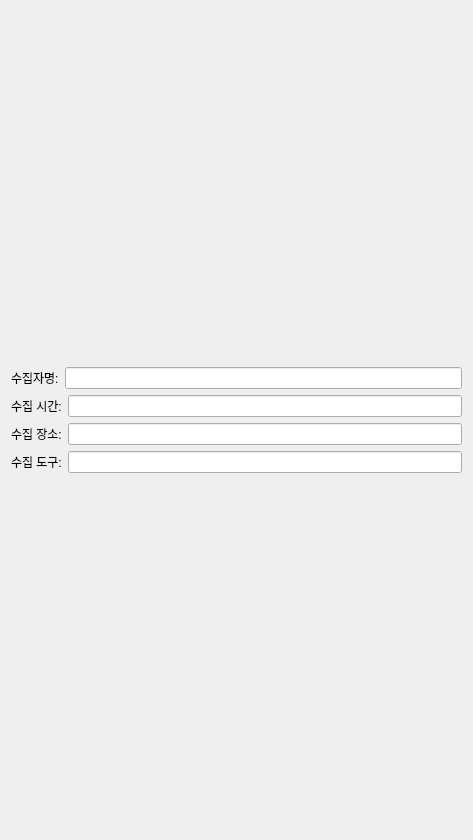
              <widget class="QWidget" name="DE_Acquisition_Info__scrollAreaWidgetContents_1">
               <property name="geometry">
                <rect>
                 <x>0</x>
                 <y>0</y>
                 <width>473</width>
                 <height>840</height>
                </rect>
               </property>
               <layout class="QGridLayout" name="gridLayout_4">
                <item row="0" column="0">
                 <layout class="QVBoxLayout" name="DE_Acquisition_Info__verticalLayout_1">
                  <item>
                   <layout class="QHBoxLayout" name="DE_Acquisition_Info_acquisition_person_name__horizontalLayout_1">
                    <item>
                     <widget class="QLabel" name="DE_Acquisition_Info_acquisition_person_name__label_1">
                      <property name="text">
                       <string>수집자명:</string>
                      </property>
                     </widget>
                    </item>
                    <item>
                     <widget class="QLineEdit" name="DE_Acquisition_Info_acquisition_person_name__lineEdit_1"/>
                    </item>
                   </layout>
                  </item>
                  <item>
                   <layout class="QHBoxLayout" name="DE_Acquisition_Info_acquisition_date_time__horizontalLayout_1">
                    <item>
                     <widget class="QLabel" name="DE_Acquisition_Info_acquisition_date_time__label_1">
                      <property name="text">
                       <string>수집 시간:</string>
                      </property>
                     </widget>
                    </item>
                    <item>
                     <widget class="QLineEdit" name="DE_Acquisition_Info_acquisition_date_time__lineEdit_1"/>
                    </item>
                   </layout>
                  </item>
                  <item>
                   <layout class="QHBoxLayout" name="DE_Acquisiton_Info_acquisition_location__horizontalLayout_1">
                    <item>
                     <widget class="QLabel" name="DE_Acquisition_Info_acquisition_location__label_1">
                      <property name="text">
                       <string>수집 장소:</string>
                      </property>
                     </widget>
                    </item>
                    <item>
                     <widget class="QLineEdit" name="DE_Acquisition_Info_acquisition_location__lineEdit_1"/>
                    </item>
                   </layout>
                  </item>
                  <item>
                   <layout class="QHBoxLayout" name="DE_Acquisition_Info_acquisition_tool__horizontalLayout_1">
                    <item>
                     <widget class="QLabel" name="DE_Acquisition_Info_acquisition_tool__label_1">
                      <property name="text">
                       <string>수집 도구:</string>
                      </property>
                     </widget>
                    </item>
                    <item>
                     <widget class="QLineEdit" name="DE_Acquisition_Info_acquisition_tool__lineEdit_1"/>
                    </item>
                   </layout>
                  </item>
                 </layout>
                </item>
               </layout>
              </widget>
